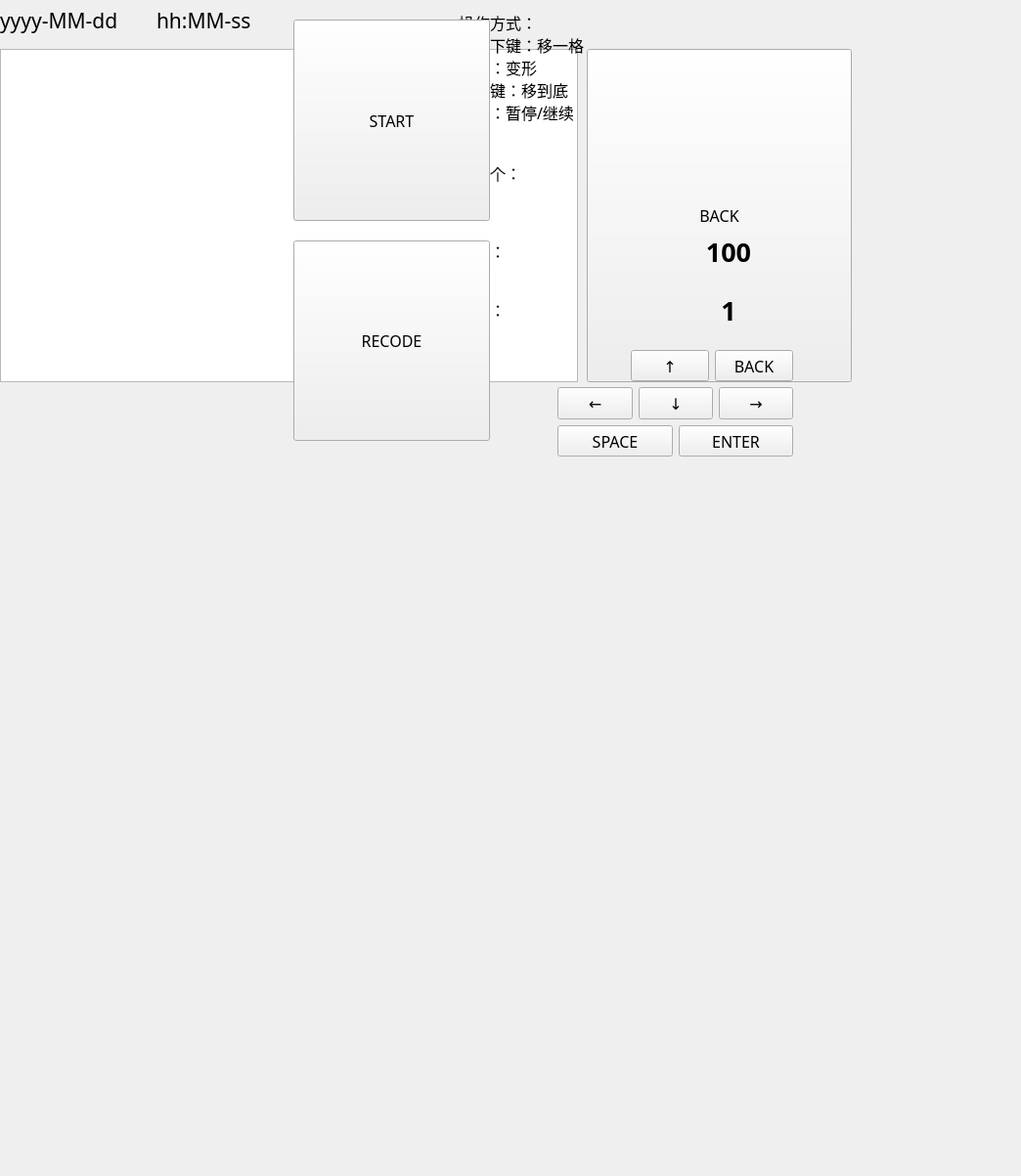
<?xml version="1.0" encoding="UTF-8"?>
<ui version="4.0">
 <class>MainWindow</class>
 <widget class="QMainWindow" name="MainWindow">
  <property name="enabled">
   <bool>true</bool>
  </property>
  <property name="geometry">
   <rect>
    <x>0</x>
    <y>0</y>
    <width>1044</width>
    <height>1203</height>
   </rect>
  </property>
  <property name="sizePolicy">
   <sizepolicy hsizetype="Minimum" vsizetype="Minimum">
    <horstretch>0</horstretch>
    <verstretch>0</verstretch>
   </sizepolicy>
  </property>
  <property name="minimumSize">
   <size>
    <width>0</width>
    <height>0</height>
   </size>
  </property>
  <property name="maximumSize">
   <size>
    <width>16777215</width>
    <height>16777215</height>
   </size>
  </property>
  <property name="font">
   <font>
    <family>微软雅黑</family>
    <pointsize>12</pointsize>
    <weight>50</weight>
    <bold>false</bold>
   </font>
  </property>
  <property name="windowTitle">
   <string>23-俄罗斯方块-许伟辉</string>
  </property>
  <widget class="QWidget" name="allWidget">
   <property name="enabled">
    <bool>true</bool>
   </property>
   <property name="sizePolicy">
    <sizepolicy hsizetype="Minimum" vsizetype="Minimum">
     <horstretch>0</horstretch>
     <verstretch>0</verstretch>
    </sizepolicy>
   </property>
   <widget class="QWidget" name="startWidget" native="true">
    <property name="geometry">
     <rect>
      <x>0</x>
      <y>0</y>
      <width>800</width>
      <height>480</height>
     </rect>
    </property>
    <widget class="QWidget" name="layoutWidget">
     <property name="geometry">
      <rect>
       <x>280</x>
       <y>0</y>
       <width>241</width>
       <height>471</height>
      </rect>
     </property>
     <layout class="QVBoxLayout" name="verticalLayout">
      <property name="spacing">
       <number>20</number>
      </property>
      <property name="leftMargin">
       <number>20</number>
      </property>
      <property name="topMargin">
       <number>20</number>
      </property>
      <property name="rightMargin">
       <number>20</number>
      </property>
      <property name="bottomMargin">
       <number>20</number>
      </property>
      <item>
       <widget class="QPushButton" name="bt_start">
        <property name="sizePolicy">
         <sizepolicy hsizetype="Preferred" vsizetype="Preferred">
          <horstretch>0</horstretch>
          <verstretch>0</verstretch>
         </sizepolicy>
        </property>
        <property name="focusPolicy">
         <enum>Qt::NoFocus</enum>
        </property>
        <property name="text">
         <string>START</string>
        </property>
       </widget>
      </item>
      <item>
       <widget class="QPushButton" name="bt_recode">
        <property name="sizePolicy">
         <sizepolicy hsizetype="Preferred" vsizetype="Preferred">
          <horstretch>0</horstretch>
          <verstretch>0</verstretch>
         </sizepolicy>
        </property>
        <property name="focusPolicy">
         <enum>Qt::NoFocus</enum>
        </property>
        <property name="text">
         <string>RECODE</string>
        </property>
       </widget>
      </item>
     </layout>
    </widget>
   </widget>
   <widget class="QWidget" name="playWidget" native="true">
    <property name="geometry">
     <rect>
      <x>0</x>
      <y>0</y>
      <width>981</width>
      <height>781</height>
     </rect>
    </property>
    <property name="sizePolicy">
     <sizepolicy hsizetype="Minimum" vsizetype="Minimum">
      <horstretch>0</horstretch>
      <verstretch>0</verstretch>
     </sizepolicy>
    </property>
    <widget class="QWidget" name="layoutWidget">
     <property name="geometry">
      <rect>
       <x>-10</x>
       <y>0</y>
       <width>951</width>
       <height>771</height>
      </rect>
     </property>
     <layout class="QHBoxLayout" name="horizontalLayout" stretch="0,0">
      <property name="leftMargin">
       <number>0</number>
      </property>
      <property name="rightMargin">
       <number>0</number>
      </property>
      <item>
       <widget class="GameArea" name="widgetGameArea" native="true">
        <property name="sizePolicy">
         <sizepolicy hsizetype="Preferred" vsizetype="Preferred">
          <horstretch>0</horstretch>
          <verstretch>0</verstretch>
         </sizepolicy>
        </property>
       </widget>
      </item>
      <item>
       <layout class="QGridLayout" name="gridLayout">
        <property name="leftMargin">
         <number>0</number>
        </property>
        <property name="topMargin">
         <number>0</number>
        </property>
        <property name="rightMargin">
         <number>0</number>
        </property>
        <property name="bottomMargin">
         <number>0</number>
        </property>
        <property name="spacing">
         <number>0</number>
        </property>
        <item row="4" column="0">
         <spacer name="verticalSpacer">
          <property name="sizePolicy">
           <sizepolicy hsizetype="Preferred" vsizetype="Preferred">
            <horstretch>0</horstretch>
            <verstretch>0</verstretch>
           </sizepolicy>
          </property>
          <property name="orientation">
           <enum>Qt::Vertical</enum>
          </property>
          <property name="sizeHint" stdset="0">
           <size>
            <width>20</width>
            <height>40</height>
           </size>
          </property>
         </spacer>
        </item>
        <item row="3" column="1">
         <widget class="QLabel" name="lb_level_value">
          <property name="sizePolicy">
           <sizepolicy hsizetype="Preferred" vsizetype="Preferred">
            <horstretch>0</horstretch>
            <verstretch>0</verstretch>
           </sizepolicy>
          </property>
          <property name="minimumSize">
           <size>
            <width>0</width>
            <height>60</height>
           </size>
          </property>
          <property name="font">
           <font>
            <family>微软雅黑</family>
            <pointsize>20</pointsize>
            <weight>75</weight>
            <bold>true</bold>
           </font>
          </property>
          <property name="text">
           <string>1</string>
          </property>
          <property name="alignment">
           <set>Qt::AlignCenter</set>
          </property>
         </widget>
        </item>
        <item row="2" column="1">
         <widget class="QLabel" name="lb_score_value">
          <property name="sizePolicy">
           <sizepolicy hsizetype="Preferred" vsizetype="Preferred">
            <horstretch>0</horstretch>
            <verstretch>0</verstretch>
           </sizepolicy>
          </property>
          <property name="minimumSize">
           <size>
            <width>0</width>
            <height>60</height>
           </size>
          </property>
          <property name="font">
           <font>
            <family>微软雅黑</family>
            <pointsize>20</pointsize>
            <weight>75</weight>
            <bold>true</bold>
           </font>
          </property>
          <property name="text">
           <string>100</string>
          </property>
          <property name="alignment">
           <set>Qt::AlignCenter</set>
          </property>
         </widget>
        </item>
        <item row="1" column="0">
         <widget class="QLabel" name="lb_next_block">
          <property name="sizePolicy">
           <sizepolicy hsizetype="Preferred" vsizetype="Preferred">
            <horstretch>0</horstretch>
            <verstretch>0</verstretch>
           </sizepolicy>
          </property>
          <property name="minimumSize">
           <size>
            <width>80</width>
            <height>0</height>
           </size>
          </property>
          <property name="maximumSize">
           <size>
            <width>80</width>
            <height>16777215</height>
           </size>
          </property>
          <property name="text">
           <string>下一个：</string>
          </property>
         </widget>
        </item>
        <item row="0" column="0" colspan="2">
         <widget class="QLabel" name="lb_operation">
          <property name="sizePolicy">
           <sizepolicy hsizetype="Preferred" vsizetype="Preferred">
            <horstretch>0</horstretch>
            <verstretch>0</verstretch>
           </sizepolicy>
          </property>
          <property name="text">
           <string>操作方式：
左右下键：移一格
上键：变形
空格键：移到底
回车：暂停/继续</string>
          </property>
         </widget>
        </item>
        <item row="3" column="0">
         <widget class="QLabel" name="lb_level">
          <property name="sizePolicy">
           <sizepolicy hsizetype="Preferred" vsizetype="Preferred">
            <horstretch>0</horstretch>
            <verstretch>0</verstretch>
           </sizepolicy>
          </property>
          <property name="minimumSize">
           <size>
            <width>80</width>
            <height>0</height>
           </size>
          </property>
          <property name="maximumSize">
           <size>
            <width>80</width>
            <height>16777215</height>
           </size>
          </property>
          <property name="text">
           <string>关卡：</string>
          </property>
         </widget>
        </item>
        <item row="1" column="1">
         <widget class="NextArea" name="widgetNextArea" native="true">
          <property name="sizePolicy">
           <sizepolicy hsizetype="Minimum" vsizetype="Minimum">
            <horstretch>0</horstretch>
            <verstretch>0</verstretch>
           </sizepolicy>
          </property>
          <property name="minimumSize">
           <size>
            <width>0</width>
            <height>100</height>
           </size>
          </property>
         </widget>
        </item>
        <item row="2" column="0">
         <widget class="QLabel" name="lb_score">
          <property name="sizePolicy">
           <sizepolicy hsizetype="Preferred" vsizetype="Preferred">
            <horstretch>0</horstretch>
            <verstretch>0</verstretch>
           </sizepolicy>
          </property>
          <property name="minimumSize">
           <size>
            <width>80</width>
            <height>0</height>
           </size>
          </property>
          <property name="maximumSize">
           <size>
            <width>80</width>
            <height>16777215</height>
           </size>
          </property>
          <property name="text">
           <string>得分：</string>
          </property>
         </widget>
        </item>
        <item row="4" column="1">
         <widget class="QWidget" name="SoftBtAreaa" native="true">
          <property name="enabled">
           <bool>true</bool>
          </property>
          <property name="sizePolicy">
           <sizepolicy hsizetype="Preferred" vsizetype="Preferred">
            <horstretch>0</horstretch>
            <verstretch>0</verstretch>
           </sizepolicy>
          </property>
          <widget class="QWidget" name="layoutWidget">
           <property name="geometry">
            <rect>
             <x>10</x>
             <y>0</y>
             <width>263</width>
             <height>131</height>
            </rect>
           </property>
           <layout class="QVBoxLayout" name="verticalLayout_2">
            <item>
             <layout class="QHBoxLayout" name="horizontalLayout_4" stretch="1,1,1">
              <item>
               <spacer name="horizontalSpacer">
                <property name="orientation">
                 <enum>Qt::Horizontal</enum>
                </property>
                <property name="sizeHint" stdset="0">
                 <size>
                  <width>40</width>
                  <height>20</height>
                 </size>
                </property>
               </spacer>
              </item>
              <item>
               <widget class="QPushButton" name="bt_up">
                <property name="sizePolicy">
                 <sizepolicy hsizetype="Minimum" vsizetype="Minimum">
                  <horstretch>0</horstretch>
                  <verstretch>0</verstretch>
                 </sizepolicy>
                </property>
                <property name="focusPolicy">
                 <enum>Qt::NoFocus</enum>
                </property>
                <property name="text">
                 <string>↑</string>
                </property>
               </widget>
              </item>
              <item>
               <widget class="QPushButton" name="play2start">
                <property name="sizePolicy">
                 <sizepolicy hsizetype="Minimum" vsizetype="Minimum">
                  <horstretch>0</horstretch>
                  <verstretch>0</verstretch>
                 </sizepolicy>
                </property>
                <property name="focusPolicy">
                 <enum>Qt::NoFocus</enum>
                </property>
                <property name="text">
                 <string>BACK</string>
                </property>
               </widget>
              </item>
             </layout>
            </item>
            <item>
             <layout class="QHBoxLayout" name="horizontalLayout_3">
              <item>
               <widget class="QPushButton" name="bt_left">
                <property name="sizePolicy">
                 <sizepolicy hsizetype="Minimum" vsizetype="Minimum">
                  <horstretch>0</horstretch>
                  <verstretch>0</verstretch>
                 </sizepolicy>
                </property>
                <property name="focusPolicy">
                 <enum>Qt::NoFocus</enum>
                </property>
                <property name="text">
                 <string>←</string>
                </property>
               </widget>
              </item>
              <item>
               <widget class="QPushButton" name="bt_down">
                <property name="sizePolicy">
                 <sizepolicy hsizetype="Minimum" vsizetype="Minimum">
                  <horstretch>0</horstretch>
                  <verstretch>0</verstretch>
                 </sizepolicy>
                </property>
                <property name="focusPolicy">
                 <enum>Qt::NoFocus</enum>
                </property>
                <property name="text">
                 <string>↓</string>
                </property>
               </widget>
              </item>
              <item>
               <widget class="QPushButton" name="bt_right">
                <property name="sizePolicy">
                 <sizepolicy hsizetype="Minimum" vsizetype="Minimum">
                  <horstretch>0</horstretch>
                  <verstretch>0</verstretch>
                 </sizepolicy>
                </property>
                <property name="focusPolicy">
                 <enum>Qt::NoFocus</enum>
                </property>
                <property name="text">
                 <string>→</string>
                </property>
               </widget>
              </item>
             </layout>
            </item>
            <item>
             <layout class="QHBoxLayout" name="horizontalLayout_2">
              <item>
               <widget class="QPushButton" name="bt_space">
                <property name="sizePolicy">
                 <sizepolicy hsizetype="Minimum" vsizetype="Minimum">
                  <horstretch>0</horstretch>
                  <verstretch>0</verstretch>
                 </sizepolicy>
                </property>
                <property name="focusPolicy">
                 <enum>Qt::NoFocus</enum>
                </property>
                <property name="text">
                 <string>SPACE</string>
                </property>
               </widget>
              </item>
              <item>
               <widget class="QPushButton" name="bt_enter">
                <property name="sizePolicy">
                 <sizepolicy hsizetype="Minimum" vsizetype="Minimum">
                  <horstretch>0</horstretch>
                  <verstretch>0</verstretch>
                 </sizepolicy>
                </property>
                <property name="focusPolicy">
                 <enum>Qt::NoFocus</enum>
                </property>
                <property name="text">
                 <string>ENTER</string>
                </property>
               </widget>
              </item>
             </layout>
            </item>
           </layout>
          </widget>
         </widget>
        </item>
       </layout>
      </item>
     </layout>
    </widget>
   </widget>
   <widget class="QWidget" name="recodesWidge" native="true">
    <property name="geometry">
     <rect>
      <x>0</x>
      <y>0</y>
      <width>921</width>
      <height>401</height>
     </rect>
    </property>
    <widget class="QLabel" name="lb_date">
     <property name="geometry">
      <rect>
       <x>0</x>
       <y>0</y>
       <width>161</width>
       <height>41</height>
      </rect>
     </property>
     <property name="font">
      <font>
       <pointsize>16</pointsize>
      </font>
     </property>
     <property name="text">
      <string>yyyy-MM-dd</string>
     </property>
    </widget>
    <widget class="QLabel" name="lb_time">
     <property name="geometry">
      <rect>
       <x>160</x>
       <y>0</y>
       <width>151</width>
       <height>41</height>
      </rect>
     </property>
     <property name="font">
      <font>
       <pointsize>16</pointsize>
      </font>
     </property>
     <property name="text">
      <string>hh:MM-ss</string>
     </property>
    </widget>
    <widget class="QListWidget" name="listWidgetRecode">
     <property name="geometry">
      <rect>
       <x>0</x>
       <y>50</y>
       <width>591</width>
       <height>341</height>
      </rect>
     </property>
     <property name="focusPolicy">
      <enum>Qt::NoFocus</enum>
     </property>
    </widget>
    <widget class="QPushButton" name="recode2start">
     <property name="geometry">
      <rect>
       <x>600</x>
       <y>50</y>
       <width>271</width>
       <height>341</height>
      </rect>
     </property>
     <property name="focusPolicy">
      <enum>Qt::NoFocus</enum>
     </property>
     <property name="text">
      <string>BACK</string>
     </property>
    </widget>
   </widget>
   <zorder>recodesWidge</zorder>
   <zorder>playWidget</zorder>
   <zorder>startWidget</zorder>
  </widget>
 </widget>
 <layoutdefault spacing="6" margin="11"/>
 <customwidgets>
  <customwidget>
   <class>GameArea</class>
   <extends>QWidget</extends>
   <header>gamearea.h</header>
   <container>1</container>
  </customwidget>
  <customwidget>
   <class>NextArea</class>
   <extends>QWidget</extends>
   <header>nextarea.h</header>
   <container>1</container>
  </customwidget>
 </customwidgets>
 <resources/>
 <connections/>
</ui>
